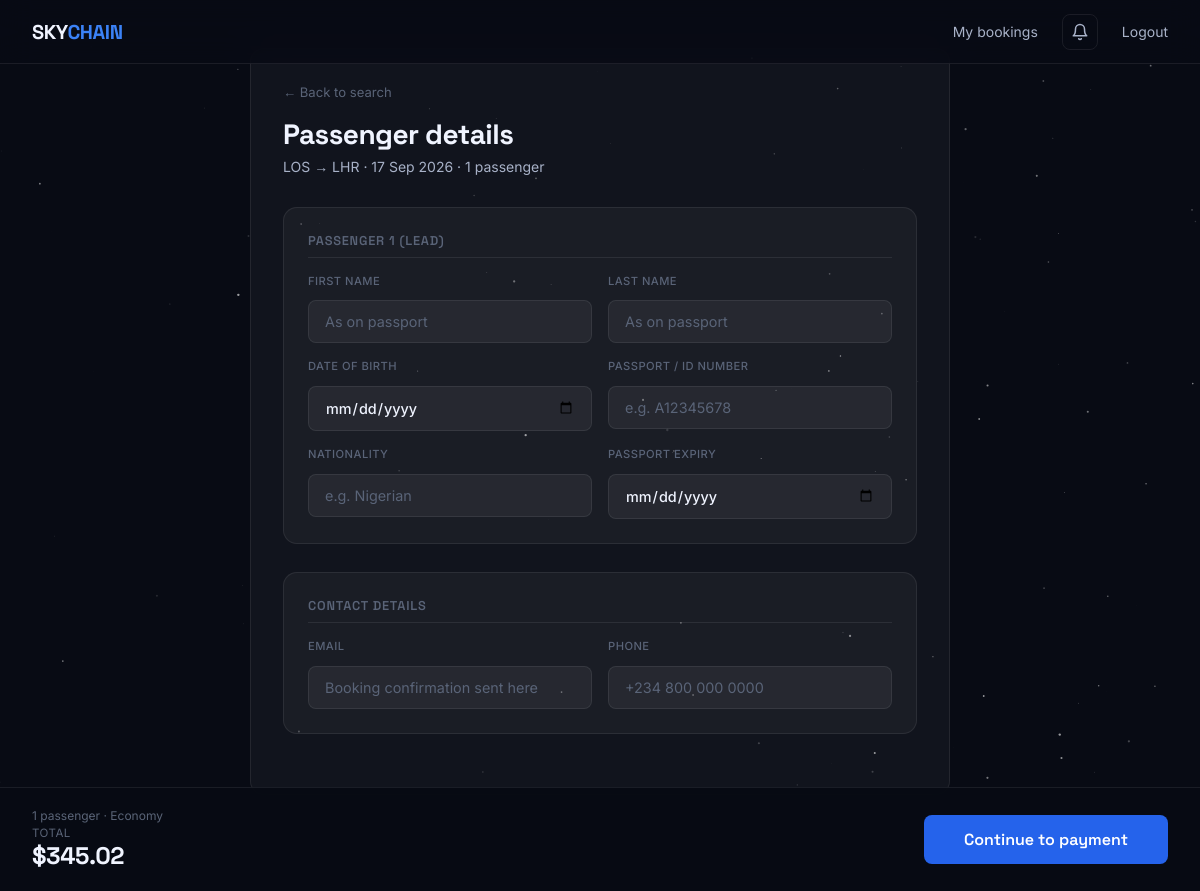
/passengers/2564e7f9-f4f1-4053-81a2-c3bb0cf246a0 (signed in), run on the app's committed database.
### models.py (models this page shows)
class Airport(db.Model):
    __tablename__ = 'airports'
    id        = db.Column(db.Integer, primary_key=True)
    iata_code = db.Column(db.String(3), unique=True, nullable=False)
    name      = db.Column(db.String(200), nullable=False)
    city      = db.Column(db.String(100), nullable=False)
    country   = db.Column(db.String(100), nullable=False)
    latitude  = db.Column(db.Float, nullable=False)
    longitude = db.Column(db.Float, nullable=False)

class Flight(db.Model):
    __tablename__ = 'flights'
    id              = db.Column(db.String(36), primary_key=True, default=lambda: str(uuid.uuid4()))
    flight_number   = db.Column(db.String(10), nullable=False)
    origin_id       = db.Column(db.Integer, db.ForeignKey('airports.id'), nullable=False)
    destination_id  = db.Column(db.Integer, db.ForeignKey('airports.id'), nullable=False)
    departure_time  = db.Column(db.DateTime, nullable=False)
    arrival_time    = db.Column(db.DateTime, nullable=False)
    price_usd       = db.Column(db.Float, nullable=False)
    seats_available = db.Column(db.Integer, default=150)
    cabin_class     = db.Column(db.String(20), default='economy')
    origin      = db.relationship('Airport', foreign_keys=[origin_id])
    destination = db.relationship('Airport', foreign_keys=[destination_id])
    bookings    = db.relationship('Booking', backref='flight', lazy=True)

### app.py (the view, shortened to what this page needs)
@app.route('/passengers/<flight_id>', methods=['GET', 'POST'])
def passenger_details(flight_id):
    if 'user_id' not in session:
        return redirect(url_for('login'))
    flight     = Flight.query.get_or_404(flight_id)
    passengers = int(request.args.get('passengers', 1))
    return render_template('passenger_details.html', flight=flight, passengers=passengers)

### app.py (called while the page is built)
@app.context_processor
def inject_config():
    return dict(config=app.config)

### templates/passenger_details.html (shortened to what this page needs)
{% extends "base.html" %}
{% block content %}
<svg class="stars" xmlns="http://www.w3.org/2000/svg" style="position:fixed;inset:0;width:100%;height:100%;pointer-events:none;z-index:0"></svg>
<section class="passenger-page">
  <div class="passenger-card">
    <div class="extras-header">
      <a href="/" class="back-link">← Back to search</a>
      <h2>Passenger details</h2>
      <p class="extras-sub">
        {{ flight.origin.iata_code }} → {{ flight.destination.iata_code }} ·
        {{ flight.departure_time.strftime('%d %b %Y') }} ·
        {{ passengers }} passenger{{ 's' if passengers > 1 }}
      </p>
    </div>
    {% for i in range(passengers) %}
    <div class="passenger-block">
      <div class="passenger-block-title">
        Passenger {{ i + 1 }}{% if i == 0 %} (lead){% endif %}
      </div>
      <div class="passenger-grid">
        <div class="input-group">
          <label>First name</label>
          <input type="text" class="pax-first" placeholder="As on passport" />
        </div>
        <div class="input-group">
          <label>Last name</label>
          <input type="text" class="pax-last" placeholder="As on passport" />
        </div>
        <div class="input-group">
          <label>Date of birth</label>
          <input type="date" class="pax-dob" />
        </div>
        <div class="input-group">
          <label>Passport / ID number</label>
          <input type="text" class="pax-passport" placeholder="e.g. A12345678" />
        </div>
        <div class="input-group">
          <label>Nationality</label>
          <input type="text" class="pax-nationality" placeholder="e.g. Nigerian" />
        </div>
        <div class="input-group">
          <label>Passport expiry</label>
          <input type="date" class="pax-expiry" />
        </div>
      </div>
    </div>
    {% endfor %}
    <div class="passenger-block">
      <div class="passenger-block-title">Contact details</div>
      <div class="passenger-grid">
        <div class="input-group">
          <label>Email</label>
          <input type="email" id="contact-email" placeholder="Booking confirmation sent here" />
        </div>
        <div class="input-group">
          <label>Phone</label>
          <input type="tel" id="contact-phone" placeholder="+234 800 000 0000" />
        </div>
      </div>
    </div>
    <div class="extras-summary">
      <div class="extras-summary-left">
        <div class="extras-base">{{ passengers }} passenger{{ 's' if passengers > 1 }} · {{ flight.cabin_class|capitalize }}</div>
        <div class="extras-total-label">Total</div>
        <div class="extras-total">${{ "%.2f"|format(flight.price_usd * passengers) }}</div>
      </div>
      <button class="btn-continue" onclick="submitPassengers('{{ flight.id }}', {{ passengers }})">
        Continue to payment
      </button>
    </div>
  </div>
</section>
{% endblock %}

### static/css/style.css (style rules this page uses)
*, *::before, *::after { box-sizing: border-box; margin: 0; padding: 0; }
:root { --bg: #080B14; --bg-2: #0D1120; --bg-3: #111827; --surface: rgba(255,255,255,0.04); --surface-h: rgba(255,255,255,0.07); --border: rgba(255,255,255,0.08); --border-h: rgba(255,255,255,0.15); --blue: #2563EB; --blue-l: #3B82F6; --blue-glow: rgba(37,99,235,0.25); --text: #F0F4FF; --text-2: #A8B2C8; --text-3: #5A6478; --btc: #F7931A; --eth: #627EEA; --sol: #9945FF; --radius: 14px; --radius-sm: 8px; }
html { scroll-behavior: smooth; }
body { font-family: 'Inter', sans-serif; background: var(--bg); color: var(--text); min-height: 100vh; overflow-x: hidden; }
.stars { position: absolute; inset: 0; pointer-events: none; }
.input-group { display: flex; flex-direction: column; gap: 0.4rem; position: relative; }
.input-group label { font-size: 0.7rem; font-weight: 500; color: var(--text-3); letter-spacing: 0.04em; text-transform: uppercase; }
.input-group input { background: rgba(255,255,255,0.05); border: 1px solid var(--border); border-radius: var(--radius-sm); padding: 0.75rem 1rem; color: var(--text); font-size: 0.95rem; font-family: 'Space Grotesk', sans-serif; font-weight: 500; outline: none; transition: border-color 0.2s, background 0.2s; width: 100%; }
.input-group input::placeholder { color: var(--text-3); font-weight: 400; }
.extras-header { margin-bottom: 2rem; }
.back-link { font-size: 0.82rem; color: var(--text-3); text-decoration: none; display: inline-block; margin-bottom: 1rem; transition: color 0.2s; }
.extras-header h2 { font-family: 'Space Grotesk', sans-serif; font-size: 1.75rem; font-weight: 700; letter-spacing: -0.02em; margin-bottom: 0.35rem; }
.extras-sub { font-size: 0.875rem; color: var(--text-2); }
.extras-summary { position: fixed; bottom: 0; left: 0; right: 0; background: rgba(8,11,20,0.95); backdrop-filter: blur(20px); border-top: 1px solid var(--border); padding: 1.25rem 2rem; display: flex; align-items: center; justify-content: space-between; z-index: 50; }
.extras-base { font-size: 0.75rem; color: var(--text-3); margin-bottom: 0.2rem; }
.extras-total-label { font-size: 0.72rem; color: var(--text-3); text-transform: uppercase; letter-spacing: 0.04em; }
.extras-total { font-family: 'Space Grotesk', sans-serif; font-size: 1.5rem; font-weight: 700; letter-spacing: -0.02em; }
.btn-continue { padding: 0.85rem 2.5rem; background: var(--blue); color: #fff; border: none; border-radius: var(--radius-sm); font-family: 'Space Grotesk', sans-serif; font-size: 1rem; font-weight: 600; cursor: pointer; transition: background 0.2s, transform 0.15s, box-shadow 0.2s; }
.passenger-block { background: var(--surface); border: 1px solid var(--border); border-radius: var(--radius); padding: 1.5rem; margin-bottom: 1rem; }
.passenger-block-title { font-family: 'Space Grotesk', sans-serif; font-size: 0.9rem; font-weight: 600; margin-bottom: 1.25rem; color: var(--text-2); }
.passenger-grid { display: grid; grid-template-columns: 1fr 1fr; gap: 1rem; }
.passenger-grid .input-group label { font-size: 0.7rem; color: var(--text-3); letter-spacing: 0.04em; text-transform: uppercase; display: block; margin-bottom: 0.4rem; }
.passenger-grid .input-group input, .passenger-grid .input-group select { background: rgba(255,255,255,0.05); border: 1px solid var(--border); border-radius: var(--radius-sm); padding: 0.75rem 1rem; color: var(--text); font-size: 0.9rem; font-family: 'Inter', sans-serif; outline: none; transition: border-color 0.2s, background 0.2s; width: 100%; }
.passenger-page { display: flex; justify-content: center; padding: 3rem 1.5rem 6rem; }
.passenger-card { width: 100%; max-width: 700px; background: var(--surface); border: 1px solid var(--border); border-radius: var(--radius); padding: 2rem; position: relative; z-index: 1; }
.passenger-block { margin-bottom: 1.75rem; }
.passenger-block-title { font-family: 'Space Grotesk', sans-serif; font-size: 0.8rem; font-weight: 600; text-transform: uppercase; letter-spacing: 0.06em; color: var(--text-3); margin-bottom: 1rem; padding-bottom: 0.5rem; border-bottom: 1px solid var(--border); }

### data on the page
Airport: origin.iata_code "LOS"
Airport: destination.iata_code "LHR"
Flight: departure_time "17 Sep 2026", cabin_class "Economy", flight.price_usd*passengers "345.02"

### other printed values
{{ passengers }} "1"
{{ i + 1 }} "1"
